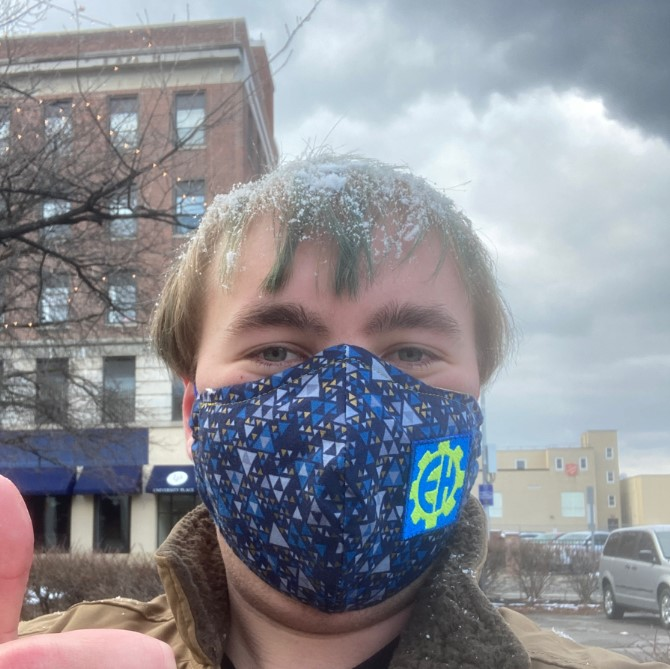
#> input picture Keyboard/Test_1.JPEG, 670 x 669 px
$ python ImageGen.py
#> lines starting #> are read from the running program, lines starting #| are printed output that depends on the picture; after the words box and inside, x2 and y2 are one past the last pixel; in counts of white or black regions, pixels touching at a corner belong together
from PIL import Image


class ImageGenerator:

    def __init__(self, image, default_threshold=128):
#> called with default_threshold = 128
        self.image = image
#> self.image is the input picture: PIL image 670x669 RGB; mean R, G, B 141.8, 143.1, 149.5
        self.default_threshold = default_threshold

    def set_image(self, image):
        """
        Sets the image.
        :param image: The image to set.
        """
        self.image = image
        return self

    def resize_image(self, width, height):
        """
        Resize the image.
        :param width: The width of the image.
        :param height: The height of the image.
        """
#> called with width = 300, height = 300
        self.image = self.image.resize((width, height))
#> self.image: PIL image 300x300 RGB
        return self

    def filter_image(self, threshold):
        """
        Filters the image.
        :param threshold: The threshold.
        """
#> called with threshold = 128
        self.image = self.image.convert('L').point(lambda x: 255 if x > threshold else 0, mode='1')
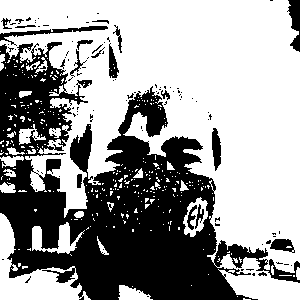
#> self.image: PIL image 300x300 1; 61.1% white; 120 black regions (101 under 20 px), largest, box (x1, y1, x2, y2) and area: (0, 42, 300, 300) 32381, (0, 26, 108, 46) 437, (287, 0, 300, 52) 402
        return self

    def save_image(self, path) -> None:
        """
        Saves the image.
        :param path: The path to save the image.
        """
        self.image.save(path)


if __name__ == '__main__':
    ImageGenerator(Image.open('Test_1.JPEG')).resize_image(300, 300).filter_image(128).save_image('Test_1_result.jpg')
